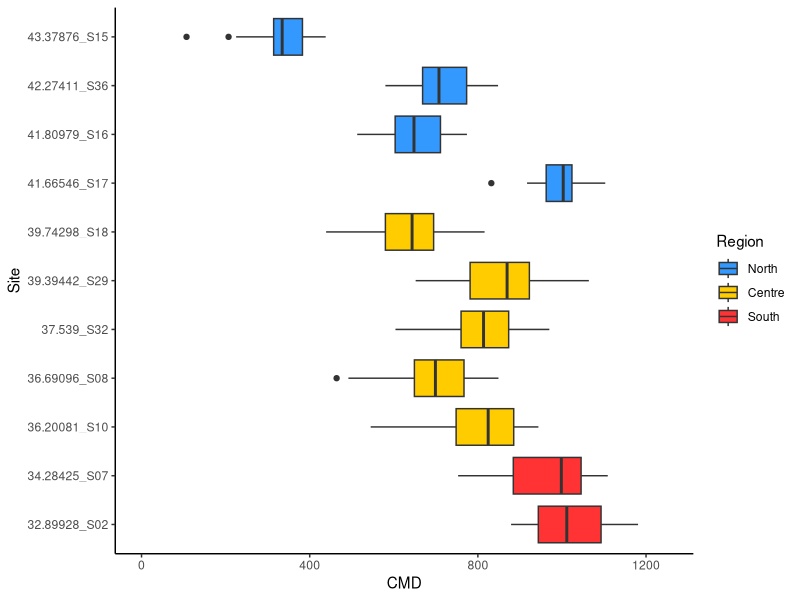
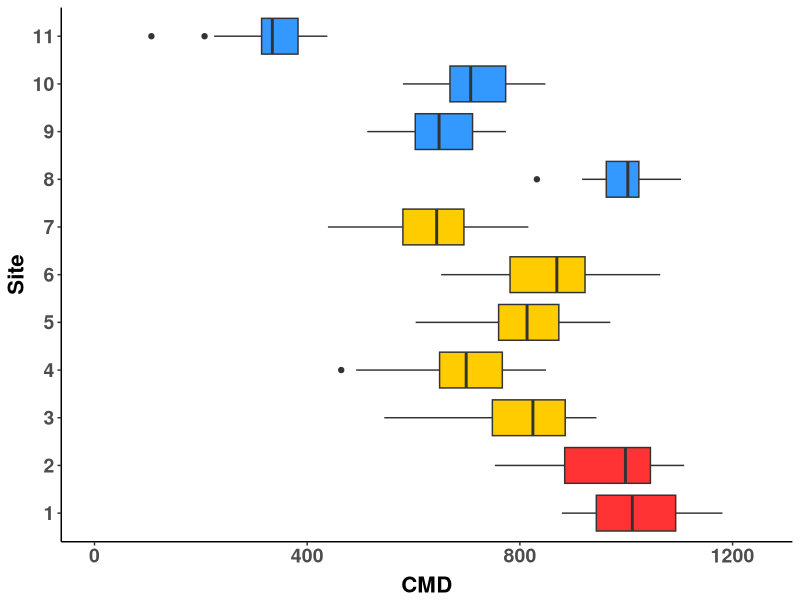
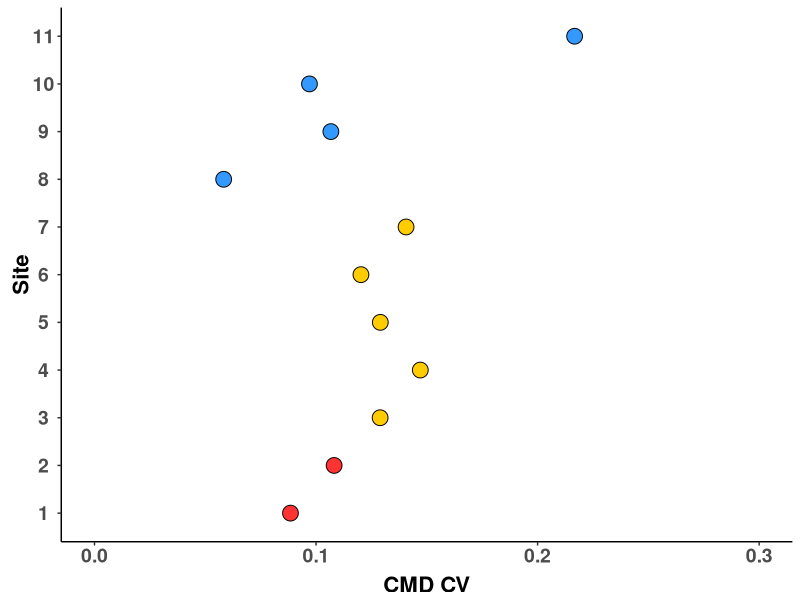
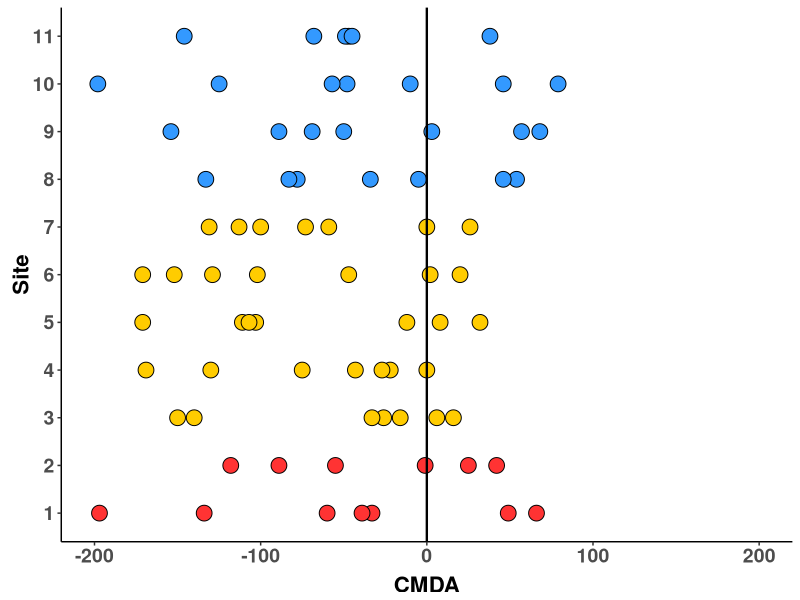
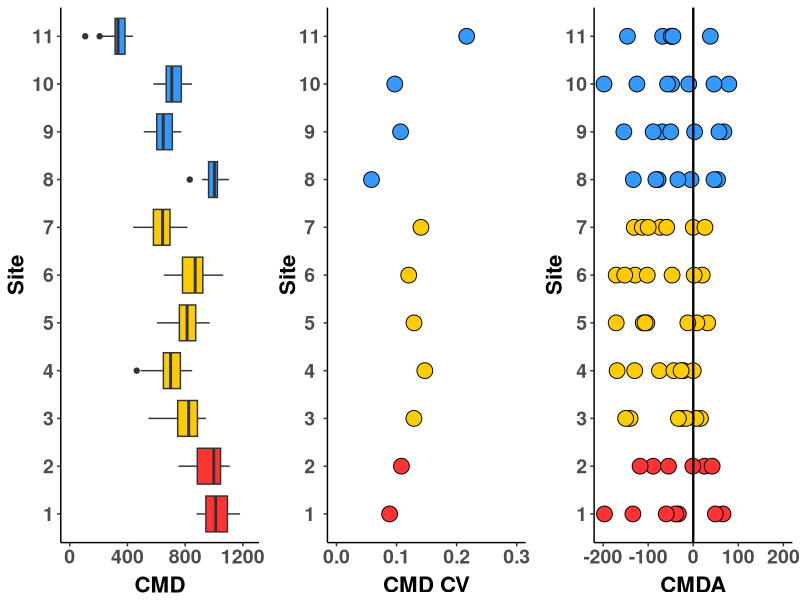
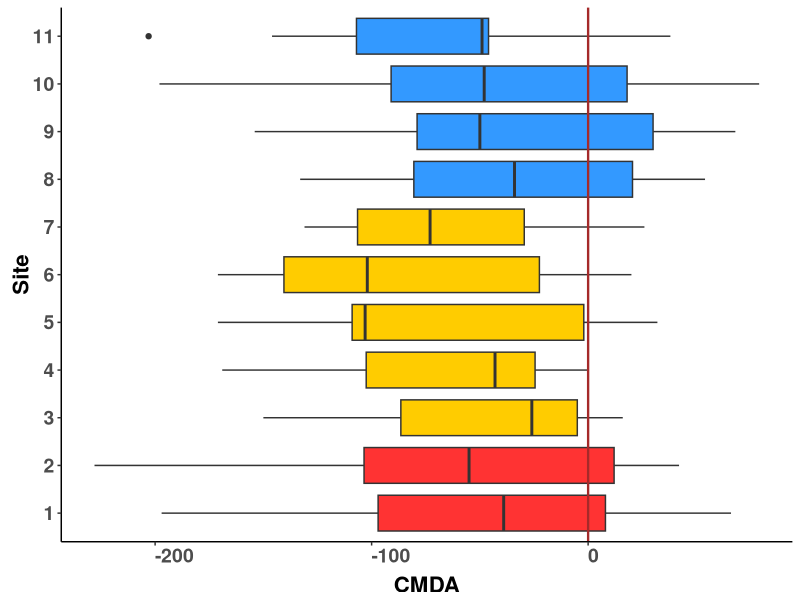
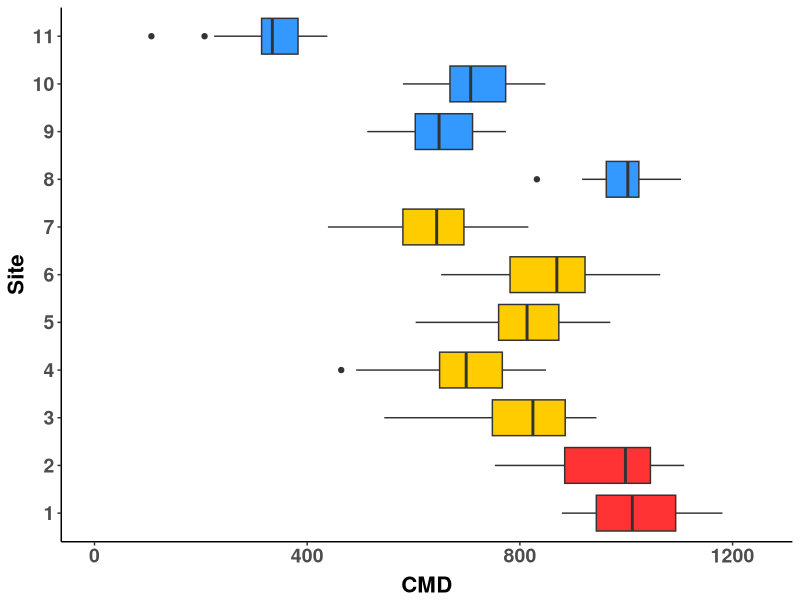
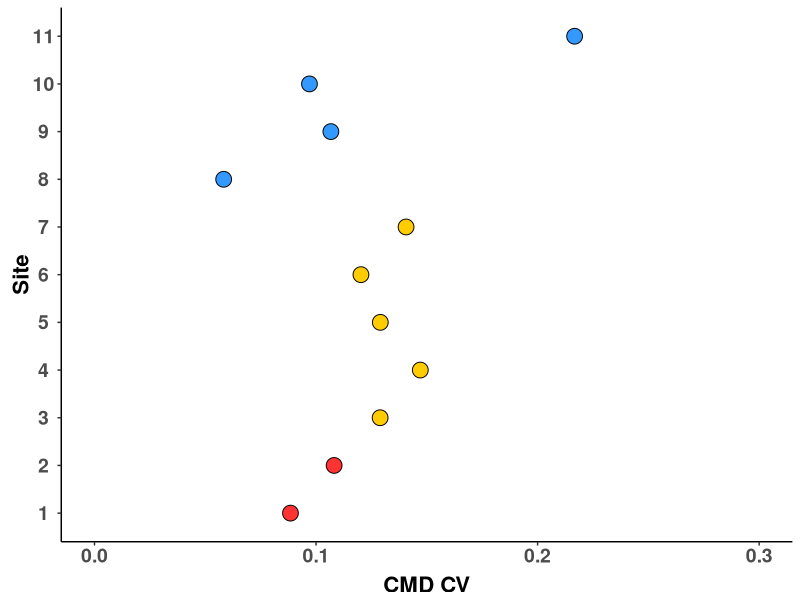

Here is the R script that generated these plots, in order:
#################
# Generate climate Fig 1, Paper 1
#################
library(tidyverse)
library(cowplot)

### Fig 1B, make CMDA plot per site.lat 2010 - 2016 ###

m_year<-read.csv('Data/m_year.csv', header=T) #Imports 30 years of Mimulus climate data
colnames(m_year)[2]<-"Site"
m_year<-m_year %>% filter(Site!="S11")
m_year<-m_year %>% mutate(Region = ifelse(Latitude >= 40, "North", 
                                            ifelse((Latitude >35) & (Latitude <40), "Centre","South"))) %>%
  mutate(Site.Lat=paste(Latitude,Site,sep="_")) #Set up Site.Lat
m_year$Region<-as.factor(m_year$Region) #Make Region appear in logical order
m_year$Region<-factor(m_year$Region,levels=c("North","Centre","South"))
Site.lable<-c("32.89928_S02"="1","34.28425_S07"="2","36.20081_S10"="3","36.69096_S08"="4", 
              "37.539_S32"="5","39.39442_S29"="6","39.74298_S18"="7", "41.66546_S17"="8", 
              "41.80979_S16"="9","42.27411_S36"="10","43.37876_S15"="11")

#Make Graph
CMD_Lat<-ggplot(m_year, aes(x=Site.Lat, y=CMD,fill=Region))+ 
  geom_boxplot()+
  scale_y_continuous(name="CMD", limits=c(0,1250))+
  xlab("Site")+
  coord_flip()+
  scale_fill_manual(values= c("North"="#3399FF", "Centre"="#FFCC00", "South"="#FF3333")) +
  theme_classic()
CMD_Lat
CMD_Lat<-CMD_Lat + theme(legend.position = "none",
                axis.title.x=element_text(size=16,vjust = 0, face="bold",hjust=0.5),
                #axis.ticks.x = element_blank(),
                axis.text.x = element_text(size=14, face="bold", angle=0,hjust=0.5),
                axis.text.y = element_text(size=14,face="bold"),
                axis.title.y = element_text(size=16,vjust = 1, face="bold"))+
  scale_x_discrete(labels=Site.lable)
CMD_Lat
ggsave("Fig 1B.pdf", width = 4, height = 7, units = "in")





### Fig 1C, make CMD CV plot per site.lat 2010 - 2016 ###

CV_climate<-read.csv('Data/climate.csv', header=T) #Imports 30 years of Mimulus climate data
colnames(CV_climate)[2]<-"Site" ; CV_climate<-CV_climate %>% filter(Site!="S11") #Clean up data set
CV_climate<-CV_climate %>% select(Site,ID2,Latitude,Longitude)
for (i in 1:11){ # calculate CV
site.select<-m_year %>% filter(Site==CV_climate$Site[i])
CV_climate[i,5]<-sd(site.select$CMD)/mean(site.select$CMD)
}
colnames(CV_climate)[5]<-"CMD.CV"
#Add in Region and Site.Lat
CV_climate<-CV_climate %>% mutate(Region = ifelse(Latitude >= 40, "North", 
                                            ifelse((Latitude >35) & (Latitude <40), "Centre","South"))) %>%
  mutate(Site.Lat=paste(Latitude,Site,sep="_")) #Set up Site.Lat
CV_climate$Region<-as.factor(CV_climate$Region) #Make Region appear in logical order
CV_climate$Region<-factor(CV_climate$Region,levels=c("North","Centre","South"))
Site.lable<-c("32.89928_S02"="1","34.28425_S07"="2","36.20081_S10"="3","36.69096_S08"="4", 
              "37.539_S32"="5","39.39442_S29"="6","39.74298_S18"="7", "41.66546_S17"="8", 
              "41.80979_S16"="9","42.27411_S36"="10","43.37876_S15"="11")


#Dot graph
CV_Lat<-ggplot(CV_climate, aes(x=Site.Lat, y=CMD.CV))+ 
  geom_point(aes(fill=Region),size=5, shape=21,color="black")+
  scale_y_continuous(name="CMD CV",limits=c(0,0.30))+
  xlab("Site")+
  coord_flip()+
  scale_fill_manual(values= c("North"="#3399FF", "Centre"="#FFCC00", "South"="#FF3333")) +
  theme_classic()
CV_Lat<-CV_Lat + theme(legend.position = "none",
                axis.title.x=element_text(size=16,vjust = 0, face="bold",hjust=0.5),
                #axis.ticks.x = element_blank(),
                axis.text.x = element_text(size=14, face="bold", angle=0,hjust=0.5),
                axis.text.y = element_text(size=14,face="bold",hjust=0.5),
                axis.title.y = element_text(size=16,vjust = 0, face="bold",hjust=0.5))+
  scale_x_discrete(labels=Site.lable)
CV_Lat
ggsave("Fig 1C.pdf", width = 4, height = 7, units = "in")


### Fig 1D, make CMDA plot per site.lat 2010 - 2016 ###

wna.all<-read.csv('Data/wna_all.csv', header=T) #Imports CMDA for all site/year cominbations
wna.all<-wna.all %>% filter(Site!="S11")
wna.all<-wna.all %>% mutate(Region = ifelse(Latitude >= 40, "North", 
                                  ifelse((Latitude >35) & (Latitude <40), "Centre","South"))) %>%
  mutate(Site.Lat=paste(Latitude,Site,sep="_")) #Set up Site.Lat
wna.all$Region<-as.factor(wna.all$Region) #Make Region appear in logical order
wna.all$Region<-factor(wna.all$Region,levels=c("North","Centre","South"))
Site.lable<-c("32.89928_S02"="1","34.28425_S07"="2","36.20081_S10"="3","36.69096_S08"="4", 
              "37.539_S32"="5","39.39442_S29"="6","39.74298_S18"="7", "41.66546_S17"="8", 
              "41.80979_S16"="9","42.27411_S36"="10","43.37876_S15"="11")


#Dot graph
CMDA_Lat<-ggplot(wna.all, aes(x=Site.Lat, y=CMD.anom))+ 
  geom_point(aes(fill=Region),size=5, shape=21,color="black")+
  scale_y_continuous(name="CMDA",limits=c(-200,200))+
  xlab("Site")+
  geom_hline(yintercept = 0, color="black", size=0.8)+
  coord_flip()+
  scale_fill_manual(values= c("North"="#3399FF", "Centre"="#FFCC00", "South"="#FF3333")) +
  theme_classic()
CMDA_Lat<-CMDA_Lat + theme(legend.position = "none",
                axis.title.x=element_text(size=16,vjust = 0, face="bold",hjust=0.5),
                #axis.ticks.x = element_blank(),
                axis.text.x = element_text(size=14, face="bold", angle=0,hjust=0.5),
                axis.text.y = element_text(size=14,face="bold"),
                axis.title.y = element_text(size=16,vjust = 0, face="bold",hjust=0.5))+
  scale_x_discrete(labels=Site.lable)
CMDA_Lat
ggsave("Fig 1D_point.pdf", width = 4, height = 7, units = "in")

#Cowplot, 6 X 10
plot_grid(CMD_Lat,CV_Lat,CMDA_Lat,ncol = 3)




#Boxblot Graph
CMDA_Lat<-ggplot(wna.all, aes(x=Site.Lat, y=CMD.anom,fill=Region))+ 
  geom_boxplot()+
  scale_y_continuous(name="CMDA")+
  xlab("Site")+
  geom_hline(yintercept = 0, color="brown", size=0.8)+
  coord_flip()+
  scale_fill_manual(values= c("North"="#3399FF", "Centre"="#FFCC00", "South"="#FF3333")) +
  theme_classic()
CMDA_Lat+ theme(legend.position = "none",
                         axis.title.x=element_text(size=16,vjust = 0, face="bold",hjust=0.5),
                         #axis.ticks.x = element_blank(),
                         axis.text.x = element_text(size=14, face="bold", angle=0,hjust=0),
                         axis.text.y = element_text(size=14,face="bold"),
                         axis.title.y = element_text(size=16,vjust = 0, face="bold",hjust=0.5))+
  scale_x_discrete(labels=Site.lable)
ggsave("Fig 1D_box.pdf", width = 4, height = 7, units = "in")





